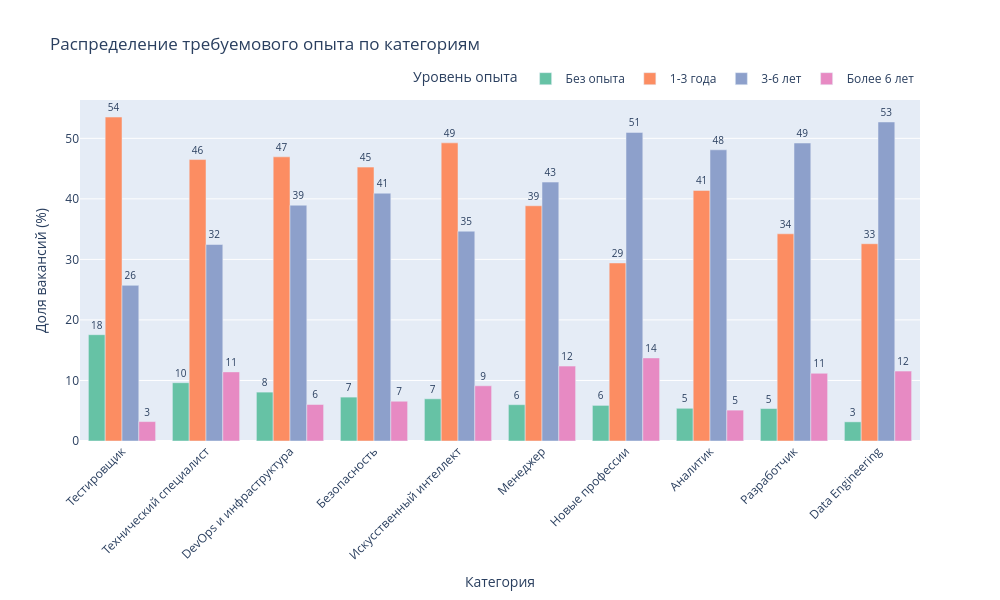

The notebook cell this image was saved under:
### Code cell
data = dataset.groupby(['category_result', 'experience'])['id'].nunique()

# Преобразуем в DataFrame
df_plot = data.reset_index()
df_plot.columns = ['category', 'experience', 'count']

# Сводная таблица
pivot = df_plot.pivot(index='category', columns='experience', values='count').fillna(0)

# Нормализуем по строкам (доля внутри каждой категории)
pivot_normalized = pivot.div(pivot.sum(axis=1), axis=0) * 100

# Задаем порядок колонок (уровней опыта) вручную
experience_order = ['noExperience', 'between1And3', 'between3And6', 'moreThan6']
# Оставляем только те колонки, которые есть в данных
experience_order = [col for col in experience_order if col in pivot_normalized.columns]
pivot_normalized = pivot_normalized[experience_order]

# СОРТИРУЕМ КАТЕГОРИИ по доле noExperience (или любому другому критерию)
sort_by = 'noExperience'  # можно заменить на 'between1And3' и т.д.
pivot_normalized = pivot_normalized.sort_values(by=sort_by, ascending=False)

# Подготовка данных для Plotly
# Преобразуем DataFrame в длинный формат (melt)
df_plotly = pivot_normalized.reset_index().melt(
    id_vars=['category'], 
    var_name='experience', 
    value_name='share'
)

# Переименовываем значения опыта для красивого отображения
experience_labels = {
    'noExperience': 'Без опыта',
    'between1And3': '1-3 года',
    'between3And6': '3-6 лет',
    'moreThan6': 'Более 6 лет'
}
df_plotly['experience'] = df_plotly['experience'].map(experience_labels)

# Визуализация через Plotly Express
fig = px.bar(
    df_plotly,
    x='category',
    y='share',
    color='experience',
    title=f'Распределение требуемового опыта по категориям',
    labels={
        'category': 'Категория',
        'share': 'Доля вакансий (%)',
        'experience': 'Уровень опыта'
    },
    barmode='group',
    text_auto='.0f',
    color_discrete_sequence=px.colors.qualitative.Set2
)

# Настройка внешнего вида
fig.update_layout(
    xaxis_tickangle=-45,
    height=600,
    width=1000,
    hovermode='x unified',
    legend=dict(
        orientation='h',
        yanchor='bottom',
        y=1.02,
        xanchor='right',
        x=1,
        title='Уровень опыта'
    ),
    bargap=0.2
)

# Настройка текста на столбцах
fig.update_traces(
    textposition='outside',
    textfont_size=10,
    cliponaxis=False
)

# # Настройка осей
# fig.update_yaxis(ticksuffix='%', range=[0, 100])

# # Показываем график
# fig.show()

### Figure 1 — Plotly figure (JSON) as saved in the notebook; plotly's stock layout.template omitted (floating-point values rounded to 4 significant figures)
{"data": [{"alignmentgroup": "True", "cliponaxis": false, "hovertemplate": "Уровень опыта=Без опыта<br>Категория=%{x}<br>Доля вакансий (%)=%{y}<extra></extra>", "legendgroup": "Без опыта", "marker": {"color": "rgb(102,194,165)", "pattern": {"shape": ""}}, "name": "Без опыта", "offsetgroup": "Без опыта", "orientation": "v", "showlegend": true, "textfont": {"size": 10}, "textposition": "outside", "texttemplate": "%{y:.0f}", "type": "bar", "x": ["Тестировщик", "Технический специалист", "DevOps и инфраструктура", "Безопасность", "Искусственный интеллект", "Менеджер", "Новые профессии", "Аналитик", "Разработчик", "Data Engineering"], "xaxis": "x", "y": [17.56, 9.629, 8.077, 7.252, 6.971, 5.997, 5.882, 5.403, 5.363, 3.166], "yaxis": "y"}, {"alignmentgroup": "True", "cliponaxis": false, "hovertemplate": "Уровень опыта=1-3 года<br>Категория=%{x}<br>Доля вакансий (%)=%{y}<extra></extra>", "legendgroup": "1-3 года", "marker": {"color": "rgb(252,141,98)", "pattern": {"shape": ""}}, "name": "1-3 года", "offsetgroup": "1-3 года", "orientation": "v", "showlegend": true, "textfont": {"size": 10}, "textposition": "outside", "texttemplate": "%{y:.0f}", "type": "bar", "x": ["Тестировщик", "Технический специалист", "DevOps и инфраструктура", "Безопасность", "Искусственный интеллект", "Менеджер", "Новые профессии", "Аналитик", "Разработчик", "Data Engineering"], "xaxis": "x", "y": [53.52, 46.49, 46.94, 45.24, 49.25, 38.86, 29.41, 41.39, 34.23, 32.59], "yaxis": "y"}, {"alignmentgroup": "True", "cliponaxis": false, "hovertemplate": "Уровень опыта=3-6 лет<br>Категория=%{x}<br>Доля вакансий (%)=%{y}<extra></extra>", "legendgroup": "3-6 лет", "marker": {"color": "rgb(141,160,203)", "pattern": {"shape": ""}}, "name": "3-6 лет", "offsetgroup": "3-6 лет", "orientation": "v", "showlegend": true, "textfont": {"size": 10}, "textposition": "outside", "texttemplate": "%{y:.0f}", "type": "bar", "x": ["Тестировщик", "Технический специалист", "DevOps и инфраструктура", "Безопасность", "Искусственный интеллект", "Менеджер", "Новые профессии", "Аналитик", "Разработчик", "Data Engineering"], "xaxis": "x", "y": [25.72, 32.46, 38.95, 40.94, 34.66, 42.77, 50.98, 48.1, 49.22, 52.7], "yaxis": "y"}, {"alignmentgroup": "True", "cliponaxis": false, "hovertemplate": "Уровень опыта=Более 6 лет<br>Категория=%{x}<br>Доля вакансий (%)=%{y}<extra></extra>", "legendgroup": "Более 6 лет", "marker": {"color": "rgb(231,138,195)", "pattern": {"shape": ""}}, "name": "Более 6 лет", "offsetgroup": "Более 6 лет", "orientation": "v", "showlegend": true, "textfont": {"size": 10}, "textposition": "outside", "texttemplate": "%{y:.0f}", "type": "bar", "x": ["Тестировщик", "Технический специалист", "DevOps и инфраструктура", "Безопасность", "Искусственный интеллект", "Менеджер", "Новые профессии", "Аналитик", "Разработчик", "Data Engineering"], "xaxis": "x", "y": [3.208, 11.42, 6.031, 6.569, 9.121, 12.37, 13.73, 5.102, 11.19, 11.55], "yaxis": "y"}], "layout": {"bargap": 0.2, "barmode": "group", "height": 600, "hovermode": "x unified", "legend": {"orientation": "h", "title": {"text": "Уровень опыта"}, "tracegroupgap": 0, "x": 1, "xanchor": "right", "y": 1.02, "yanchor": "bottom"}, "title": {"text": "Распределение требуемового опыта по категориям"}, "width": 1000, "xaxis": {"anchor": "y", "domain": [0, 1], "tickangle": -45, "title": {"text": "Категория"}}, "yaxis": {"anchor": "x", "domain": [0, 1], "title": {"text": "Доля вакансий (%)"}}}}
